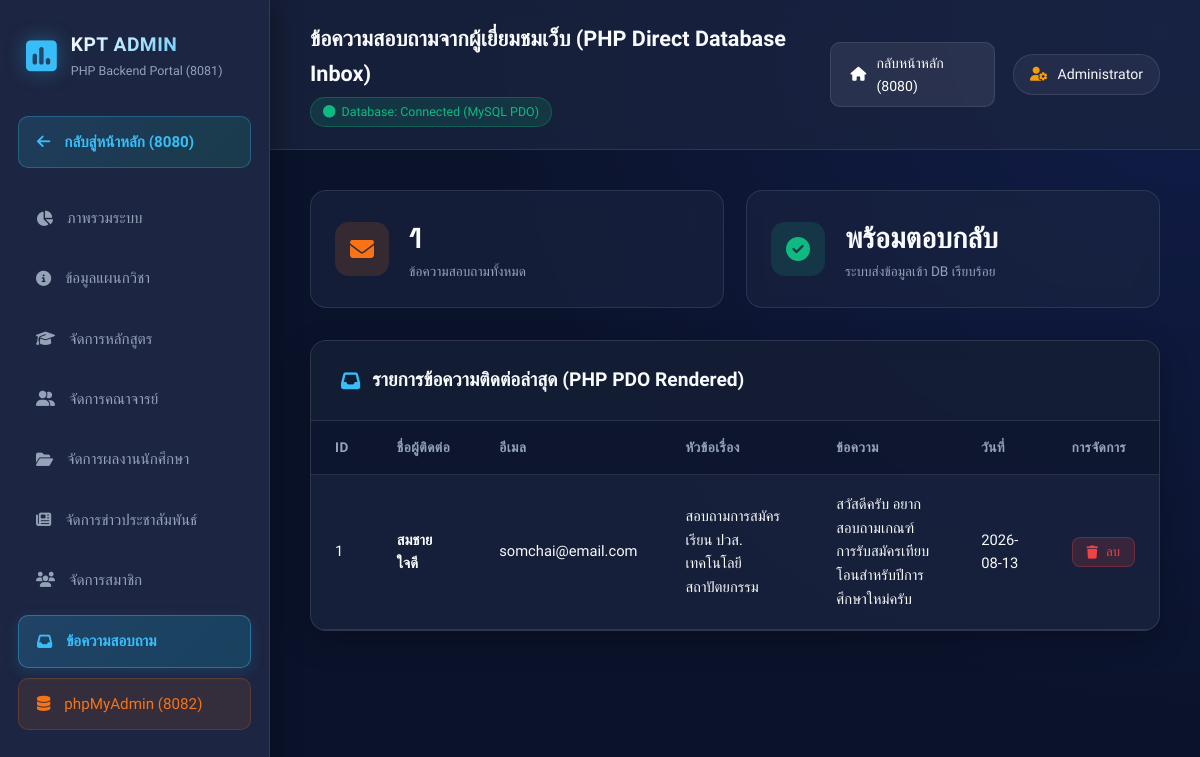
The app's page /backend/contacts.php with its own data.
### tables this page shows
CREATE TABLE IF NOT EXISTS `contacts` (
  `id` INT AUTO_INCREMENT PRIMARY KEY,
  `name` VARCHAR(255) NOT NULL,
  `email` VARCHAR(255) NOT NULL,
  `subject` VARCHAR(255),
  `message` TEXT NOT NULL,
  `created_at` TIMESTAMP DEFAULT CURRENT_TIMESTAMP
);

### backend/contacts.php (the view, shortened to what this page needs)
<?php
require_once __DIR__ . '/db.php';
$contacts = [];
if ($pdo) {
    try {
        $contacts = $pdo->query("SELECT * FROM contacts ORDER BY id DESC")->fetchAll();
    } catch (Exception $e) {}
}
?>
<!DOCTYPE html>
<html lang="th">
<head>
    <link rel="stylesheet" href="https://cdnjs.cloudflare.com/ajax/libs/font-awesome/6.4.0/css/all.min.css">
    <link rel="stylesheet" href="style.css">
</head>
<body>
    <div class="admin-wrapper">
        <aside class="sidebar">
            <div class="sidebar-header">
                <i class="fa-solid fa-square-poll-vertical logo-icon"></i>
                <div>
                    <div class="brand-title">KPT ADMIN</div>
                    <div class="brand-sub">PHP Backend Portal (8081)</div>
                </div>
            </div>
            <nav class="sidebar-menu">
                <a href="http://localhost:8080" class="btn-back-link"><i class="fa-solid fa-arrow-left"></i> กลับสู่หน้าหลัก (8080)</a>
                <a href="index.php"><i class="fa-solid fa-chart-pie"></i> ภาพรวมระบบ</a>
                <a href="info.php"><i class="fa-solid fa-circle-info"></i> ข้อมูลแผนกวิชา</a>
                <a href="courses.php"><i class="fa-solid fa-graduation-cap"></i> จัดการหลักสูตร</a>
                <a href="teachers.php"><i class="fa-solid fa-user-group"></i> จัดการคณาจารย์</a>
                <a href="portfolios.php"><i class="fa-solid fa-folder-open"></i> จัดการผลงานนักศึกษา</a>
                <a href="news.php"><i class="fa-solid fa-newspaper"></i> จัดการข่าวประชาสัมพันธ์</a>
                <a href="users.php"><i class="fa-solid fa-users"></i> จัดการสมาชิก</a>
                <a href="contacts.php" class="active"><i class="fa-solid fa-inbox"></i> ข้อความสอบถาม</a>
                <a href="http://localhost:8082" target="_blank" class="highlight-link"><i class="fa-solid fa-database"></i> phpMyAdmin (8082)</a>
            </nav>
        </aside>
        <main class="main-content">
            <header class="topbar">
                <div class="topbar-title">
                    <h2>ข้อความสอบถามจากผู้เยี่ยมชมเว็บ (PHP Direct Database Inbox)</h2>
                    <span class="badge badge-success"><i class="fa-solid fa-circle"></i> Database: Connected (MySQL PDO)</span>
                </div>
                <div class="topbar-actions">
                    <a href="http://localhost:8080" class="btn-topbar-back"><i class="fa-solid fa-house"></i> กลับหน้าหลัก (8080)</a>
                    <div class="user-profile">
                        <i class="fa-solid fa-user-gear"></i> Administrator
                    </div>
                </div>
            </header>
            <div class="content-body">
                <div class="metrics-grid">
                    <div class="metric-card">
                        <div class="metric-icon orange"><i class="fa-solid fa-envelope"></i></div>
                        <div>
                            <div class="metric-val" id="statContacts"><?= count($contacts) ?></div>
                            <div class="metric-lbl">ข้อความสอบถามทั้งหมด</div>
                        </div>
                    </div>
                    <div class="metric-card">
                        <div class="metric-icon green"><i class="fa-solid fa-circle-check"></i></div>
                        <div>
                            <div class="metric-val">พร้อมตอบกลับ</div>
                            <div class="metric-lbl">ระบบส่งข้อมูลเข้า DB เรียบร้อย</div>
                        </div>
                    </div>
                </div>
                <div class="section-card">
                    <div class="card-header">
                        <h3><i class="fa-solid fa-inbox"></i> รายการข้อความติดต่อล่าสุด (PHP PDO Rendered)</h3>
                    </div>
                    <div class="table-responsive">
                        <table class="data-table">
                            <thead>
                                <tr>
                                    <th>ID</th>
                                    <th>ชื่อผู้ติดต่อ</th>
                                    <th>อีเมล</th>
                                    <th>หัวข้อเรื่อง</th>
                                    <th>ข้อความ</th>
                                    <th>วันที่</th>
                                    <th>การจัดการ</th>
                                </tr>
                            </thead>
                            <tbody id="contactsTable">
                                <?php if (empty($contacts)): ?>
                                    <tr><td colspan="7" style="text-align:center; color: var(--text-muted); padding:30px;">ไม่มีข้อความสอบถามในขณะนี้ใน Database</td></tr>
                                <?php else: ?>
                                    <?php foreach ($contacts as $c): ?>
                                        <tr>
                                            <td><?= $c['id'] ?></td>
                                            <td><strong><?= htmlspecialchars($c['name']) ?></strong></td>
                                            <td><?= htmlspecialchars($c['email']) ?></td>
                                            <td><?= htmlspecialchars($c['subject'] ?? '-') ?></td>
                                            <td><?= htmlspecialchars($c['message']) ?></td>
                                            <td><?= $c['created_at'] ? substr($c['created_at'], 0, 10) : '-' ?></td>
                                            <td>
                                                <button class="btn btn-danger btn-sm" onclick="deleteItem('contacts_delete', <?= $c['id'] ?>)"><i class="fa-solid fa-trash"></i> ลบ</button>
                                            </td>
                                        </tr>
                                    <?php endforeach; ?>
                                <?php endif; ?>
                            </tbody>
                        </table>
                    </div>
                </div>
            </div>
        </main>
    </div>
</body>
</html>

### records on screen
contacts: id "1", name "สมชาย ใจดี", email "somchai@email.com", subject "สอบถามการสมัครเรียน ปวส. เทคโนโลยีสถาปัตยกรรม", message "สวัสดีครับ อยากสอบถามเกณฑ์การรับสมัครเทียบโอนสำหรับปีการศึกษาใหม่ครับ", created_at "2026-08-13"

### other values on screen
count($contacts) "1"
